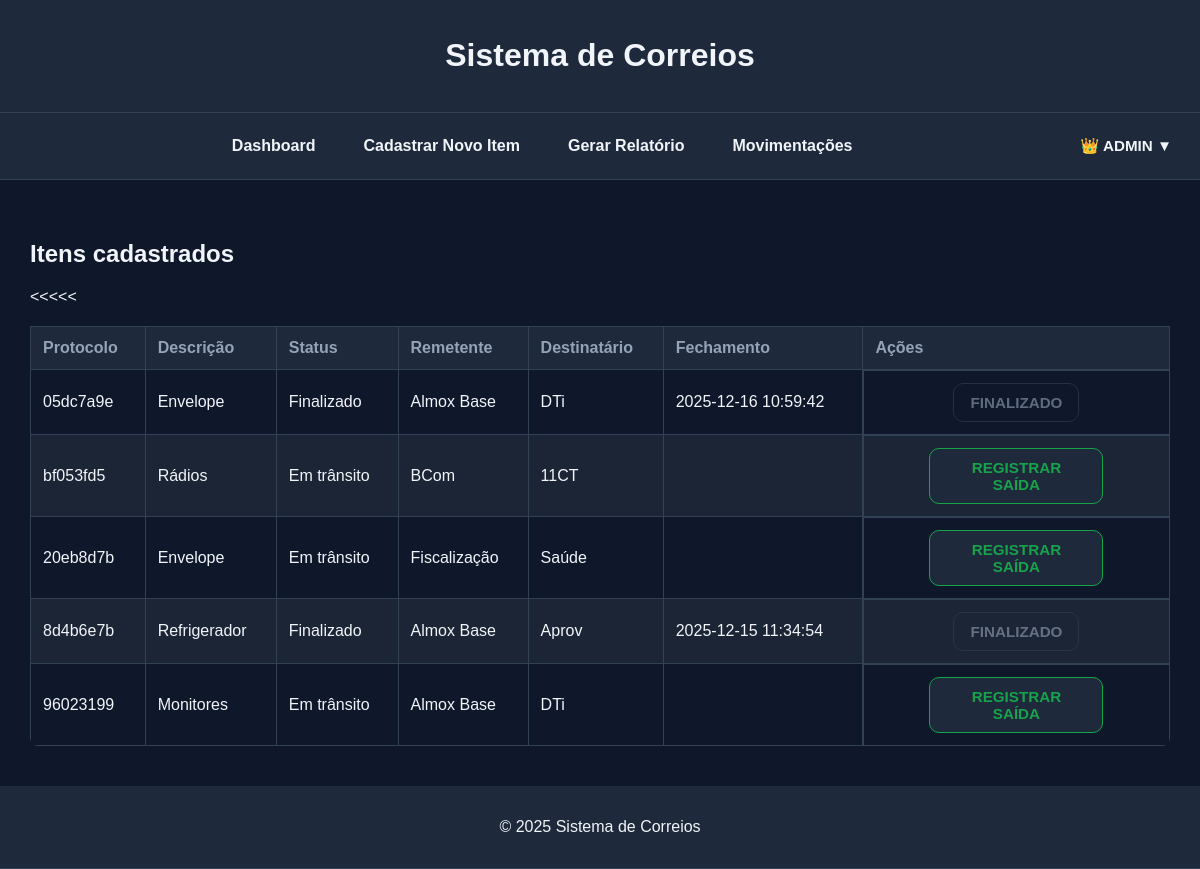
Screenshot of / (signed in) with the database file from the repository.
### app.py (models this page shows, shortened)
class User(UserMixin, db.Model):
    id = db.Column(db.Integer, primary_key=True)
    username = db.Column(db.String(80), unique=True, nullable=False)
    email = db.Column(db.String(120), unique=True, nullable=False)
    password_hash = db.Column(db.String(200), nullable=False)
    role = db.Column(db.String(20), default="user")  # "user" ou "admin"

class Item(db.Model):
    id = db.Column(db.Integer, primary_key=True)
    protocol = db.Column(db.String(20), unique=True, nullable=False)
    sender = db.Column(db.String(100))
    recipient = db.Column(db.String(100))
    description = db.Column(db.String(200))
    status = db.Column(db.String(50))
    closed = db.Column(db.DateTime, nullable=True)

### app.py (the view)
@app.route("/")
@login_required
def index():
    items = Item.query.all()
    return render_template("dashboard.html", items=items)

### app.py (called while the page is built)
@login_manager.user_loader
def load_user(user_id):
    return User.query.get(int(user_id))

### templates/dashboard.html
{% extends "base.html" %}
{% block content %}
<section class="panel-card">
  <h2>Itens cadastrados</h2>
    <div class="table-container">
    <table>
      <thead>
        <tr>
          <th>Protocolo</th>
          <th>Descrição</th>
          <th>Status</th>
          <th>Remetente</th>
          <th>Destinatário</th>
          <th>Fechamento</th>
          <th>Ações</th>
        </tr>
      </thead>
      <tbody>
        {% for item in items %}
        <tr>
          <td class="nowrap">{{ item.protocol }}</td>
          <td>{{ item.description }}</td>
          <td class="nowrap">{{ item.status }}</td>
          <td>{{ item.sender }}</td>
          <td>{{ item.recipient }}</td>
          <td class="nowrap">
            {% if item.closed %}
              {{ item.closed.strftime("%Y-%m-%d %H:%M:%S") }}
            {% endif %}
          </td>
          <<td class="col-actions">
              {% if item.status != "Finalizado" %}
                <a href="{{ url_for('exit_item', protocol=item.protocol) }}" class="btn-out">Registrar Saída</a>
              {% else %}
                <a class="btn-secondary" aria-disabled="true">Finalizado</a>
              {% endif %}
            </td>
        </tr>
        {% endfor %}
      </tbody>
    </table>
  </div>
</section>
{% endblock %}

### templates/base.html (shortened to what this page needs)
  <!DOCTYPE html>
  <html lang="pt-BR">
  <head>
      <link rel="stylesheet" href="{{ url_for('static', filename='style.css') }}">
  </head>
  <body>
  <header>
      <h1>Sistema de Correios</h1>
  </header>
  <nav>
  {% if current_user and current_user.is_authenticated %}
    <div class="nav-links">
      <a href="{{ url_for('index') }}">Dashboard</a>
      <a href="{{ url_for('new_item') }}">Cadastrar Novo Item</a>
      <a href="{{ url_for('report') }}">Gerar Relatório</a>
  {% if current_user and current_user.is_authenticated and current_user.role == "admin" %}
    <a href="{{ url_for('movimentacoes') }}">Movimentações</a>
  {% endif %}
    </div>
  {% endif %}
  <div class="nav-right">
    {% if current_user and current_user.is_authenticated %}
      <div class="user-menu">
        <button class="user-button">
          {% if current_user.role == "admin" %}
            👑 {{ current_user.username }} ▼
          {% else %}
            👤 {{ current_user.username }} ▼
          {% endif %}
        </button>
      </div>
    {% else %}
      <a href="{{ url_for('login') }}" class="btn-secondary">Login</a>
    {% endif %}
  </div>
</nav>
  <main class="content-container">
      {% block content %}{% endblock %}
    </main>
  <footer>
      <p>&copy; 2025 Sistema de Correios</p>
  </footer>
  </body>
  </html>

### static/style.css (style rules this page uses)
:root { --bg: #0f172a; --panel: #1e293b; --text: #f1f5f9; --muted: #94a3b8; --border: #334155; --primary: #16a34a; --primary-dark: #15803d; --danger: #ef4444; --danger-dark: #b91c1c; --info: #3b82f6; --info-dark: #1e40af; }
body { background-color: var(--bg); color: var(--text); font-family: Arial, sans-serif; margin: 0; padding: 0; }
header, footer { background-color: var(--panel); padding: 16px; text-align: center; border-bottom: 1px solid var(--border); }
nav { background-color: var(--panel); padding: 16px; display: flex; align-items: center; border-bottom: 1px solid var(--border); }
.nav-links { flex: 1; display: flex; justify-content: center; gap: 24px; flex-wrap: wrap; }
.nav-right { margin-left: auto; }
nav a { color: var(--text); text-decoration: none; font-weight: bold; padding: 8px 12px; border-radius: 6px; }
.user-menu { position: relative; display: inline-block; }
.user-button { background: transparent; border: none; color: var(--text); font-weight: bold; cursor: pointer; padding: 8px 12px; border-radius: 6px; }
main { padding: 40px 20px; max-width: 95vw; margin: 0 auto; }
button, .btn-primary, .btn-secondary, a.btn-primary, a.btn-secondary, a.btn-out, a.btn-in, a.btn-info { font-family: Arial, sans-serif; font-size: 0.95rem; font-weight: bold; text-transform: uppercase; padding: 10px 16px; border-radius: 10px; cursor: pointer; transition: background 0.3s ease, color 0.3s ease, border-color 0.3s ease; text-decoration: none; display: inline-block; }
.btn-secondary, a.btn-secondary { background-color: transparent; color: var(--muted); border: 1px solid var(--border); }
a.btn-out { background-color: var(--panel); color: var(--primary); border: 1px solid var(--primary); }
[aria-disabled="true"] { pointer-events: none; opacity: 0.6; cursor: not-allowed; }
.table-container { max-height: 75vh; max-width: 100%; margin: 0 auto; overflow-y: auto; overflow-x: auto; border-radius: 8px; }
table { width: 100%; border-collapse: collapse; margin-top: 20px; }
th, td { padding: 12px; border: 1px solid var(--border); text-align: left; }
th { background-color: var(--panel); color: var(--muted); position: sticky; top: 0; }
tr:nth-child(even) { background-color: #1c2536; }
.col-actions { display: flex; flex-wrap: wrap; gap: 10px; justify-content: center; align-items: center; min-width: 240px; }
.col-actions a.btn-primary, .col-actions a.btn-secondary, .col-actions a.btn-out, .col-actions a.btn-in, .col-actions a.btn-info { padding: 10px 16px; font-size: 0.95rem; max-width: 140px; text-align: center; }

### rows the page displays
User: username "ADMIN"
Item: protocol "05dc7a9e", description "Envelope", status "Finalizado", sender "Almox Base", recipient "DTi", closed "2025-12-16 10:59:42", shows "FINALIZADO"
Item: protocol "bf053fd5", description "Rádios", status "Em trânsito", sender "BCom", recipient "11CT"
Item: protocol "20eb8d7b", description "Envelope", status "Em trânsito", sender "Fiscalização", recipient "Saúde"
Item: protocol "8d4b6e7b", description "Refrigerador", status "Finalizado", sender "Almox Base", recipient "Aprov", closed "2025-12-15 11:34:54", shows "FINALIZADO"
Item: protocol "96023199", description "Monitores", status "Em trânsito", sender "Almox Base", recipient "DTi"
